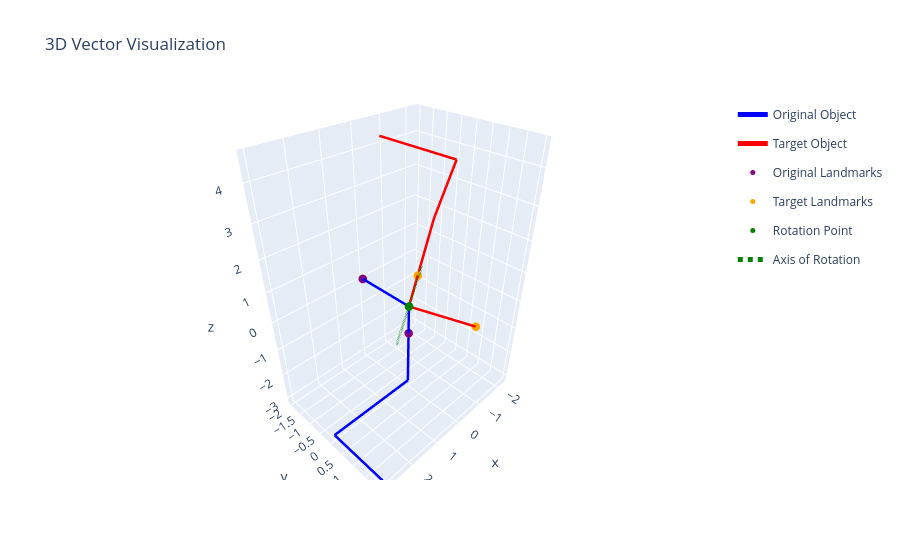

Here is the notebook cell this chart was saved with:
### Code cell
# Create graph
axis_fig = go.Figure(data=[])

print(original_object.get_landmark_endpoints())

add_object(axis_fig, original_object, "Original Object", colour='blue')
add_object(axis_fig, target_object, "Target Object", colour='red')

add_landmarks(axis_fig, original_object.get_landmark_endpoints(), "Original Landmarks", colour='purple')
add_landmarks(axis_fig, target_object.get_landmark_endpoints(), "Target Landmarks", colour='orange')
add_point(axis_fig, center_point, "Rotation Point", colour='green')

add_axis(axis_fig, axis_of_rotation, scale=2)

axis_fig.update_layout(title='3D Vector Visualization')

### Figure 1 — Plotly figure (JSON) as saved in the notebook; plotly's stock layout.template omitted (floating-point values rounded to 4 significant figures)
{"data": [{"legendgroup": "Original Object", "line": {"color": "blue", "width": 5}, "mode": "lines", "name": "Original Object", "showlegend": true, "type": "scatter3d", "x": [0, 0], "y": [-2, 0], "z": [0, 0]}, {"legendgroup": "Original Object", "line": {"color": "blue", "width": 5}, "mode": "lines", "name": "Original Object", "showlegend": false, "type": "scatter3d", "x": [0, 0], "y": [0, 0], "z": [0, -3]}, {"legendgroup": "Original Object", "line": {"color": "blue", "width": 5}, "mode": "lines", "name": "Original Object", "showlegend": false, "type": "scatter3d", "x": [0, 3], "y": [0, 0], "z": [-3, -3]}, {"legendgroup": "Original Object", "line": {"color": "blue", "width": 5}, "mode": "lines", "name": "Original Object", "showlegend": false, "type": "scatter3d", "x": [3, 3], "y": [0, 2], "z": [-3, -3]}, {"legendgroup": "Target Object", "line": {"color": "red", "width": 5}, "mode": "lines", "name": "Target Object", "showlegend": true, "type": "scatter3d", "x": [-1.134, 0], "y": [1.572, 0], "z": [-0.4909, 0]}, {"legendgroup": "Target Object", "line": {"color": "red", "width": 5}, "mode": "lines", "name": "Target Object", "showlegend": false, "type": "scatter3d", "x": [0, -2.28], "y": [0, -1.155], "z": [0, 1.57]}, {"legendgroup": "Target Object", "line": {"color": "red", "width": 5}, "mode": "lines", "name": "Target Object", "showlegend": false, "type": "scatter3d", "x": [-2.28, -1.329], "y": [-1.155, 0.2957], "z": [1.57, 4.018]}, {"legendgroup": "Target Object", "line": {"color": "red", "width": 5}, "mode": "lines", "name": "Target Object", "showlegend": false, "type": "scatter3d", "x": [-1.329, -0.1948], "y": [0.2957, -1.277], "z": [4.018, 4.509]}, {"legendgroup": "Original Landmarks", "marker": {"color": "purple", "size": 5}, "mode": "markers", "name": "Original Landmarks", "showlegend": true, "type": "scatter3d", "x": [0], "y": [-2], "z": [0]}, {"legendgroup": "Original Landmarks", "marker": {"color": "purple", "size": 5}, "mode": "markers", "name": "Original Landmarks", "showlegend": false, "type": "scatter3d", "x": [0], "y": [0], "z": [0]}, {"legendgroup": "Original Landmarks", "marker": {"color": "purple", "size": 5}, "mode": "markers", "name": "Original Landmarks", "showlegend": false, "type": "scatter3d", "x": [0], "y": [0], "z": [-1]}, {"legendgroup": "Target Landmarks", "marker": {"color": "orange", "size": 5}, "mode": "markers", "name": "Target Landmarks", "showlegend": true, "type": "scatter3d", "x": [-1.134], "y": [1.572], "z": [-0.4909]}, {"legendgroup": "Target Landmarks", "marker": {"color": "orange", "size": 5}, "mode": "markers", "name": "Target Landmarks", "showlegend": false, "type": "scatter3d", "x": [0], "y": [0], "z": [0]}, {"legendgroup": "Target Landmarks", "marker": {"color": "orange", "size": 5}, "mode": "markers", "name": "Target Landmarks", "showlegend": false, "type": "scatter3d", "x": [-0.7601], "y": [-0.3849], "z": [0.5235]}, {"marker": {"color": "green", "size": 5}, "mode": "markers", "name": "Rotation Point", "type": "scatter3d", "x": [0], "y": [0], "z": [0]}, {"line": {"color": "green", "dash": "dot", "width": 5}, "mode": "lines", "name": "Axis of Rotation", "type": "scatter3d", "x": [-0.4958, 0.4958], "y": [0, 0], "z": [1.146, -1.146]}], "layout": {"title": {"text": "3D Vector Visualization"}}}
